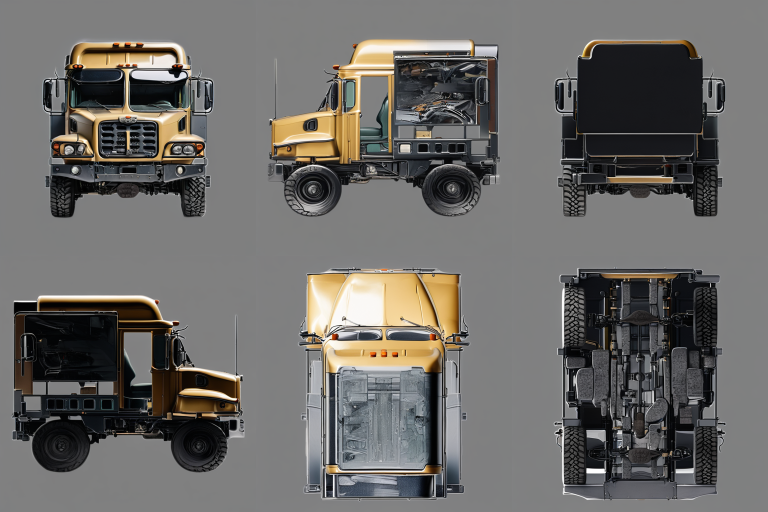
#> input picture build/bancs/ig2mv/bus_6vues_generees.png, 1536 x 1024 px (shown at 1/2 size)
$ python masque_reference.py ../ig2mv/bus_6vues_generees.png   (older library calls are emulated)
#> lines starting #> are read from the running program, lines starting #| are printed output that depends on the picture; after the words box and inside, x2 and y2 are one past the last pixel; in counts of white or black regions, pixels touching at a corner belong together
"""Banc de fidelite de FORME (03/10/2026) -- masque du sujet dans l'image de reference.

Ordre de repli (methode='auto') :
  1. 'alpha' : canal alpha de l'image s'il existe ET n'est pas uniforme (au moins 1 % de pixels transparents et 1 % opaques) ;
  2. 'fond'  : fond uni -- couleur mediane du cadre de l'image ; le fond est la region CONNECTEE AU BORD dont tous les pixels sont a moins de `tol`
               (ecart max sur un canal, niveaux 0-255) de cette couleur. Un blanc a l'interieur du sujet (dent, oeil, fourrure) n'est donc pas pris
               pour du fond tant qu'il ne rejoint pas le bord par une zone de meme couleur. Condition : au moins 85 % du cadre de couleur homogene ;
  3. 'degrade' : fond NON uni mais lisse (degrade de studio, vignettage, sol) : le fond est estime par convolution normalisee (moyenne gaussienne
               anisotrope des seuls pixels deja reconnus comme fond : large en x, etroite en y pour suivre l'horizon du sol), puis reclasse ; 10 passes,
               tolerance = 3 ecarts-types du residu du fond (plancher 12 niveaux). Les pixels de fond sont ceux, relies au bord, proches de l'estimation.
               Mesure : sur l'orc du 03/10 (fond gris degrade + sol), u2net retire les bras et les armes (16 % de l'image) alors que cette methode garde
               tout le sujet (28 %). Echec declare (renvoie None) si le modele n'explique pas 90 % de l'amorce, ou si l'amorce couvre moins de 60 % du cadre ;
  4. 'u2net' : detourage onnxruntime CPU avec u2net.onnx deja present sur le poste (jamais telecharge). Cherche dans, dans l'ordre :
               $U2NET_HOME, %APPDATA%/myfabmesh-ai/ai-cache/u2net, ~/.u2net. Si aucun poids : MasqueIntrouvable (pas de repli invente).
Le masque 'fond' garde un SOCLE ou une OMBRE portee (ils different du fond) : c'est voulu, c'est ce que voit l'utilisateur. Le masque u2net, lui,
approche ce que le pipeline a reellement donne au modele 3D (le detourage u2net est applique avant TRELLIS) : la campagne rapporte les deux.
"""
import argparse
import os
import sys

import numpy as np
import cv2
from PIL import Image

Image.MAX_IMAGE_PIXELS = None


class MasqueIntrouvable(RuntimeError):
    pass


def charger_image(chemin):
    """PIL RGBA, orientation EXIF appliquee."""
#> called with chemin = '../ig2mv/bus_6vues_generees.png'
    from PIL import ImageOps
    im = Image.open(chemin)
#> im is the input picture: PIL image 1536x1024 RGB; mean R, G, B 107.9, 106.1, 103.4
    im = ImageOps.exif_transpose(im)
    return im.convert('RGBA')


# [11 lines left out: function trouver_u2net, not called in this run]


_SESSION = {}


# [19 lines left out: function masque_u2net, not called in this run]


def masque_fond_uni(rgb, tol=22, cadre_px=3, homogene_min=0.85):
    """Retourne (masque bool, info) ou (None, info) si le cadre n'est pas de couleur homogene."""
    h, w = rgb.shape[:2]
    k = max(1, min(cadre_px, h // 4, w // 4))
    bord = np.concatenate([rgb[:k].reshape(-1, 3), rgb[-k:].reshape(-1, 3), rgb[:, :k].reshape(-1, 3), rgb[:, -k:].reshape(-1, 3)]).astype(np.int16)
    med = np.median(bord, axis=0)
    proche_bord = (np.abs(bord - med).max(axis=1) <= tol).mean()
    info = {'couleur_fond': [int(x) for x in med], 'cadre_homogene': float(proche_bord)}
    if proche_bord < homogene_min:
        return None, info
    candidat = (np.abs(rgb.astype(np.int16) - med).max(axis=2) <= tol).astype(np.uint8)
    n, lab = cv2.connectedComponents(candidat, connectivity=4)
    # region(s) de fond = composantes qui touchent le cadre
    touche = np.unique(np.concatenate([lab[0], lab[-1], lab[:, 0], lab[:, -1]]))
    fond = np.isin(lab, [t for t in touche if t != 0]) & (candidat > 0)
    masque = ~fond
    # nettoyage : ouverture legere (retire les poussieres isolees du fond JPEG), puis remplissage des petits trous
    masque = _nettoyer(masque, w, h)
    return masque, info


# [41 lines left out: function masque_fond_degrade, not called in this run]


def _nettoyer(m, w, h):
    u = m.astype(np.uint8)
    u = cv2.morphologyEx(u, cv2.MORPH_OPEN, np.ones((3, 3), np.uint8))
    n, lab, st, _ = cv2.connectedComponentsWithStats(u, connectivity=8)
    seuil = max(20, 0.00005 * w * h)
    for i in range(1, n):
        if st[i, cv2.CC_STAT_AREA] < seuil:
            u[lab == i] = 0
    inv = (1 - u).astype(np.uint8)                          # trous internes minuscules
    n, lab, st, _ = cv2.connectedComponentsWithStats(inv, connectivity=4)
    for i in range(1, n):
        if st[i, cv2.CC_STAT_AREA] < seuil:
            u[lab == i] = 1
    return u > 0


def masque_reference(source, methode='auto', tol=22):
    """source : chemin ou tableau RGB/RGBA. Retourne dict(masque bool (h,w), methode, info, rgb uint8 (h,w,3), coupe_bords).
    `coupe_bords` : part du perimetre de l'image occupee par le sujet (le sujet est coupe par le cadre si > 0)."""
    if isinstance(source, (str, os.PathLike)):
        rgba = np.asarray(charger_image(source))
    else:
        a = np.asarray(source)
        rgba = a if a.shape[2] == 4 else np.dstack([a, np.full(a.shape[:2], 255, np.uint8)])
    rgb = np.ascontiguousarray(rgba[..., :3])
    alpha = rgba[..., 3]
#> alpha: shape (1024, 1536); every value is 255
    info = {}
    masque, utilise = None, None
    ordre = ['alpha', 'fond', 'degrade', 'u2net'] if methode == 'auto' else [methode]
    for m in ordre:
        if m == 'alpha':
            transp, opaque = (alpha < 128).mean(), (alpha >= 128).mean()
            if transp >= 0.01 and opaque >= 0.01:
                masque, utilise = alpha >= 128, 'alpha'
                info = {'transparent_pct': float(100 * transp)}
            elif methode == 'alpha':
                raise MasqueIntrouvable("pas de canal alpha exploitable")
        elif m == 'fond':
            mk, inf = masque_fond_uni(rgb, tol)
            info = inf
            if mk is not None and 0.002 < mk.mean() < 0.98:
                masque, utilise = mk, 'fond'
            elif methode == 'fond':
                raise MasqueIntrouvable("fond non uni (cadre homogene : %.0f %%)" % (100 * inf.get('cadre_homogene', 0)))
        elif m == 'degrade':
            mk, inf = masque_fond_degrade(rgb)
            info = inf
            if mk is not None and 0.002 < mk.mean() < 0.98:
                masque, utilise = mk, 'degrade'
            elif methode == 'degrade':
                raise MasqueIntrouvable("fond degrade non explique par le modele (cadre explique : %.0f %%)" % (100 * inf.get('cadre_explique', 0)))
        elif m == 'u2net':
            p = masque_u2net(rgb)
            masque, utilise = _nettoyer(p > 0.5, rgb.shape[1], rgb.shape[0]), 'u2net'
            info = {'poids': trouver_u2net()}
        if masque is not None:
            break
#> this loop made 2 passes
#> (proche_bord in masque_fond_uni, touche in masque_fond_uni, inf, utilise) on pass 2: (1, [1], {'couleur_fond': [128, 128, 128], 'cadre_homogene': 1}, 'fond')
#> (transp, opaque) on pass 1: (0, 1)
#> pass 2, in masque_fond_uni, `candidat = (np.abs(rgb.astype(np.int16) - med).max(axis=2) <= tol).ast..`:
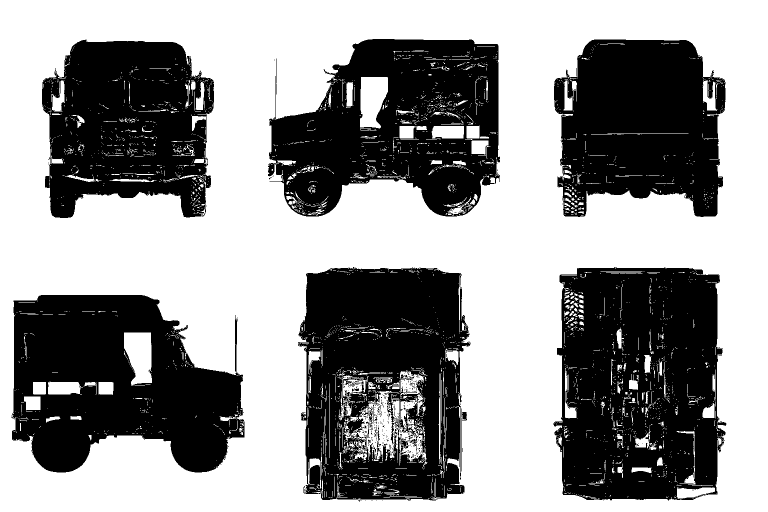
#> candidat: shape (1024, 1536) (shown at 1/2 size); values 0 (black) and 1 (white), 58.1% white; 378 black regions (358 under 20 px), largest, box (x1, y1, x2, y2) and area: (1107, 534, 1453, 1001) 132003, (596, 534, 941, 1001) 119303, (23, 590, 489, 945) 113714
#> pass 2, in masque_fond_uni, `n, lab = cv2.connectedComponents(candidat, connectivity=4)`:
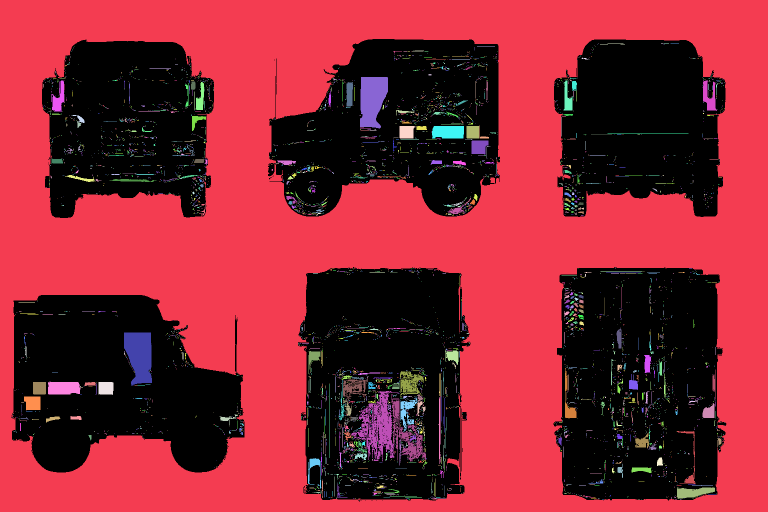
#> lab: shape (1024, 1536) int32 (shown at 1/2 size); 5478 distinct labels, from 0 to 5477; one colour per label, 0 black
#> pass 2, in masque_fond_uni, `fond = np.isin(lab, [t for t in touche if t != 0]) & (candidat > 0)`:
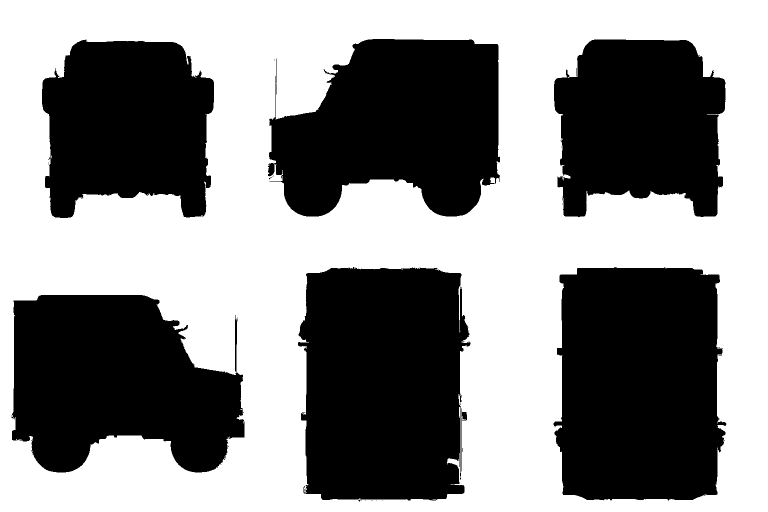
#> fond: shape (1024, 1536) bool (shown at 1/2 size); 53.6% white; 39 black regions (31 under 20 px), largest, box (x1, y1, x2, y2) and area: (1107, 534, 1453, 1001) 143809, (596, 534, 941, 1001) 142393, (23, 590, 489, 945) 123965
    if masque is None:
        raise MasqueIntrouvable("aucune methode n'a donne de masque")
    per = np.concatenate([masque[0], masque[-1], masque[:, 0], masque[:, -1]])
    return {'masque': masque, 'methode': utilise, 'info': info, 'rgb': rgb, 'coupe_bords': float(per.mean())}


def main(argv=None):
    ap = argparse.ArgumentParser(description="Masque du sujet d'une image de reference.")
    ap.add_argument('image')
    ap.add_argument('--methode', default='auto', choices=['auto', 'alpha', 'fond', 'degrade', 'u2net'])
    ap.add_argument('--tol', type=int, default=22)
    ap.add_argument('--sortie', default=None)
    a = ap.parse_args(argv)
    r = masque_reference(a.image, a.methode, a.tol)
#> r = 5 items
    out = a.sortie or os.path.join('C:/tmp/fidelite', os.path.splitext(os.path.basename(a.image))[0] + '_masque.png')
    os.makedirs(os.path.dirname(os.path.abspath(out)), exist_ok=True)
    cv2.imwrite(out, r['masque'].astype(np.uint8) * 255)
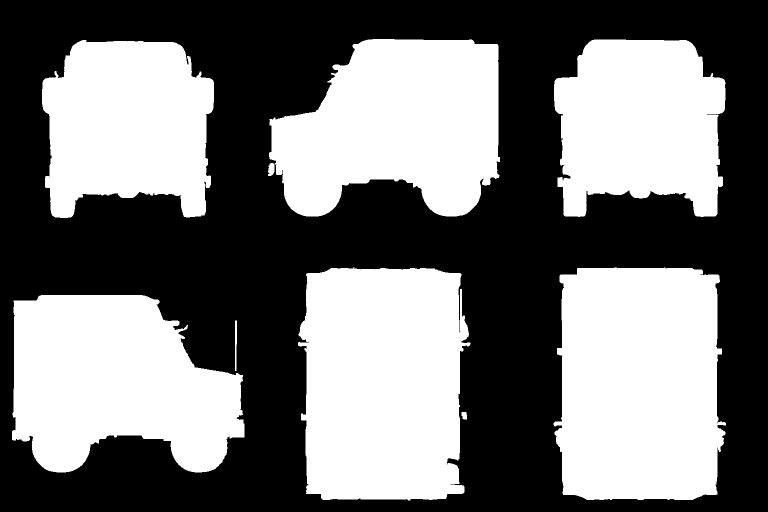
#> saved as bus_6vues_generees_masque.png: shape (1024, 1536) (shown at 1/2 size); 46.3% white; 9 white regions, largest, box (x1, y1, x2, y2) and area: (1107, 535, 1452, 1000) 143767, (596, 535, 941, 1001) 142011, (24, 590, 489, 945) 123459
    print('methode=%s | surface %.1f %% | sujet touche le bord sur %.1f %% du perimetre | %s -> %s' % (r['methode'], 100 * r['masque'].mean(), 100 * r['coupe_bords'], r['info'], out))
#> (printed output is left out)
    return 0


if __name__ == '__main__':
    sys.exit(main())
#> (the program exits here)
